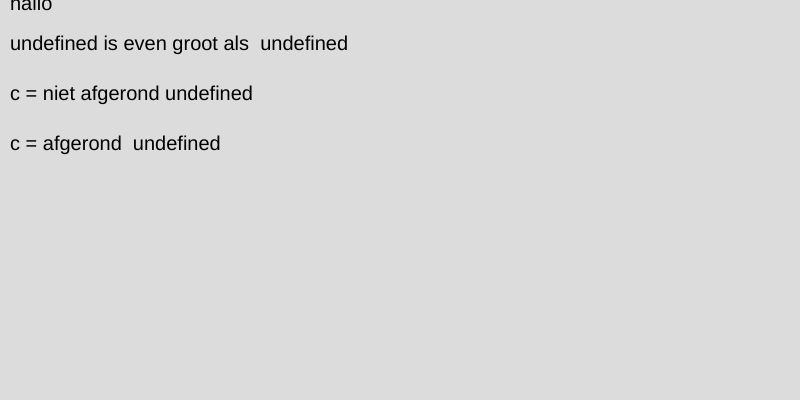
Frame 1 (no input)
Frame 60 (no input): identical to frame 1, image omitted
Frame 120 (the mouse pressed at the canvas centre since frame 60): identical to frame 1, image omitted

The p5.js sketch that drew this single still picture (run headless with seeded random() and noise() and a simulated clock; from frame 60 on, the mouse is pressed at the canvas centre):

// p5.js sketch
// ── sketch.js
let a;
let b;
let c;
let d;

function setup() {
    createCanvas(800, 400);
}

function draw() {
    background(220);




    textSize(20)
    text("hallo", 10, 10);



        if (a <= b) {
            text(a + " is kleiner of gelijk aan  " + b, 10, 50)
        } else if ( a >= b) {
            text(a + " is groter of gelijk aan  " + b, 10, 50)
        } else {
            text(a + " is even groot als  " + b, 10, 50)
        }

        
        text("c = niet afgerond " + c, 10, 100)
        text("c = afgerond  " + d, 10, 150);






















    


    // text("a = " + a, 20, 20);
    // text("b = " + b, 20, 60);

    // if (a > b) {
    //     text("a is groter dan b", 20, 100)
    // } else if (b > a) {
    //     text("b is groter dan a", 20, 100)
    // } else if (a == b) {
    //     text("a is even groot als b", 20, 100);
    // }
}

 function keyPressed() {
    if (key == " ") {
//         console.log("spatie wordt ingedrukt");
        a = round(random(100))
        b = round(random(100))

        c = random(100)
        d = round(c)
    }
}
